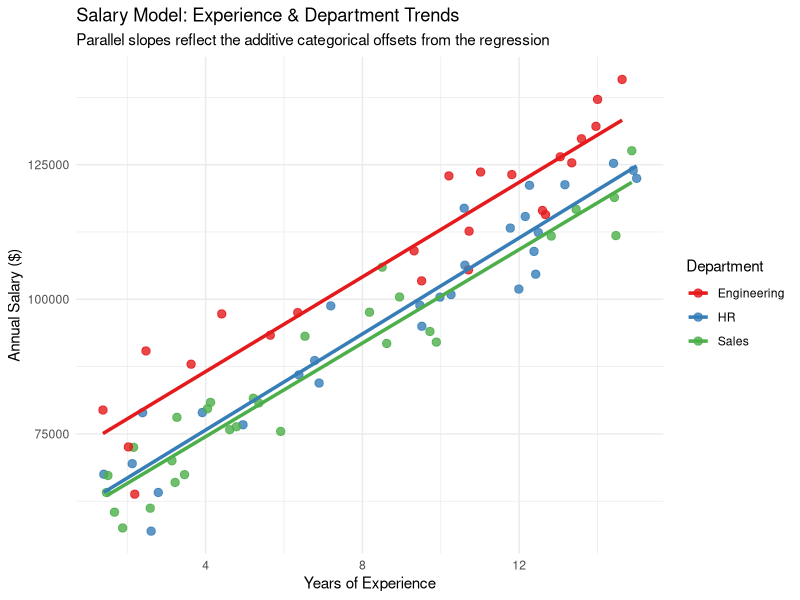

Source code (R):
# ==============================================================================
# Day 23: Multiple Regression
# 30-Days-Of-R
# Author: Benjamin Kithome
# ==============================================================================

# Load required libraries
library(tidyverse)

# Set seed for reproducible data generation
set.seed(606)

# ------------------------------------------------------------------------------
# 1. Setup Mock Dataset
# ------------------------------------------------------------------------------
# Context: Predicting employee salary based on experience, performance metrics, and department.
# Task: Assess the impact of multiple factors on professional compensation.
n_employees <- 80
compensation_data <- tibble(
  employee_id = 1:n_employees,
  years_experience = runif(n_employees, min = 1, max = 15),
  performance_rating = sample(1:5, n_employees, replace = TRUE),
  department = sample(c("Engineering", "Sales", "HR"), n_employees, replace = TRUE)
) %>%
  mutate(
    # Base salary of $50k + $4k/yr experience + $3k/performance tier + $12k bonus for Engineering + noise
    salary = 50000 + (4200 * years_experience) + (2800 * performance_rating) + 
      if_else(department == "Engineering", 12000, 0) + rnorm(n_employees, mean = 0, sd = 4000)
  )

print("--- Step 1: Employee Compensation Sample ---")
print(head(compensation_data))

# ------------------------------------------------------------------------------
# 2. Fit Multiple Linear Regression Model
# ------------------------------------------------------------------------------
# Formula structure: Y ~ X1 + X2 + X3
multiple_model <- lm(salary ~ years_experience + performance_rating + department, data = compensation_data)

print("--- Step 2: Multiple Regression Model Summary ---")
print(summary(multiple_model))

# ------------------------------------------------------------------------------
# 3. Model Fit Evaluation
# ------------------------------------------------------------------------------
# Task: Extract fit indices to evaluate model performance while protecting against overfitting.
model_summary <- summary(multiple_model)
mult_r2 <- model_summary$r.squared
adj_r2  <- model_summary$adj.r.squared

cat(sprintf("Model Performance Matrix:\n Multiple R-squared: %.4f\n Adjusted R-squared: %.4f\n\n", 
            mult_r2, adj_r2))

# ------------------------------------------------------------------------------
# 4. Visualizing Added Variables / Relationships
# ------------------------------------------------------------------------------
# Task: Plot the salary relationship against experience, color-coded by department 
# to visualize the distinct intercept offsets calculated by the model.
regression_viz <- ggplot(compensation_data, aes(x = years_experience, y = salary, color = department)) +
  geom_point(size = 2.5, alpha = 0.8) +
  geom_smooth(method = "lm", formula = y ~ x, se = FALSE, linewidth = 1.2) +
  theme_minimal() +
  scale_color_brewer(palette = "Set1") +
  labs(
    title = "Salary Model: Experience & Department Trends",
    subtitle = "Parallel slopes reflect the additive categorical offsets from the regression",
    x = "Years of Experience",
    y = "Annual Salary ($)",
    color = "Department"
  )

print("--- Step 4: Rendering Multi-Variable Regression Plot ---")
print(regression_viz)

# ==============================================================================
# End of Day 23 Script
# ==============================================================================
